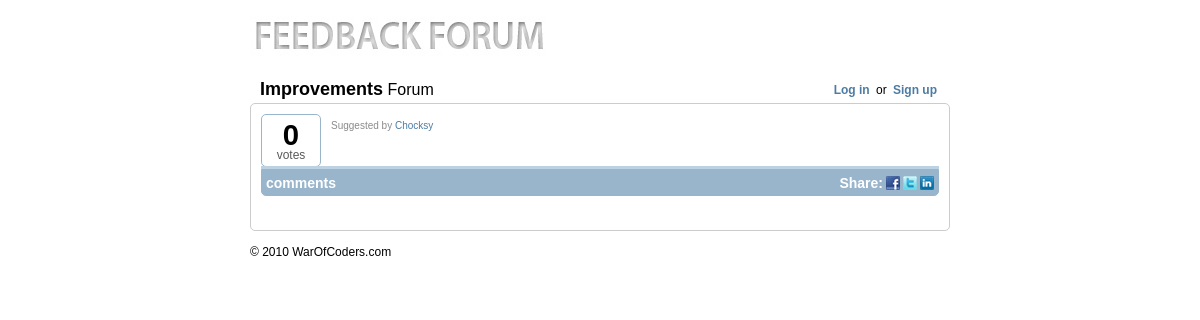
The page /idea/20-sda on the database as committed earlier.
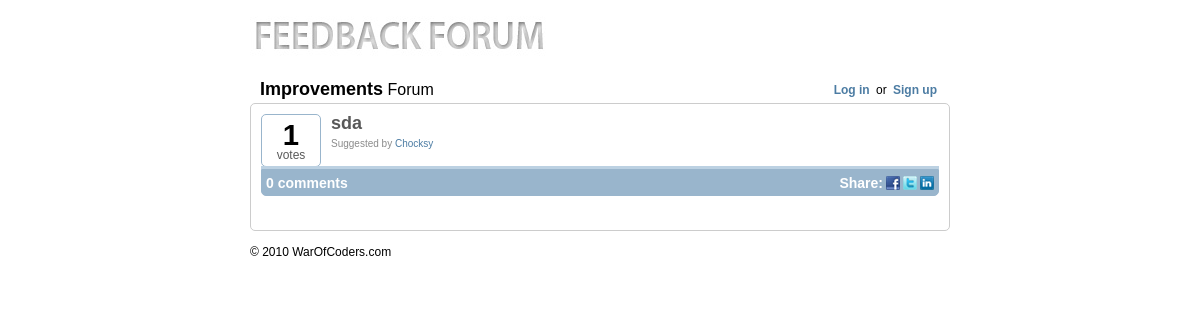
The same page on the database as committed later.
### tables this page shows
CREATE TABLE `feedback_ideas` (
  `id` bigint(20) unsigned NOT NULL AUTO_INCREMENT,
  `idea` varchar(255) NOT NULL,
  `description` longtext NOT NULL,
  `votes` int(11) unsigned NOT NULL DEFAULT '1',
  `comments` int(11) NOT NULL DEFAULT '0',
  `auth_id` bigint(20) unsigned NOT NULL,
  `sub_date` datetime NOT NULL,
  `status` int(1) NOT NULL DEFAULT '0',
  `admin_id` bigint(20) NOT NULL,
  `admin_comment` longtext NOT NULL,
  PRIMARY KEY (`id`),
  FULLTEXT KEY `description` (`idea`,`description`)
);

### includes/class.db.php (called while the page is built, shortened)
<?php
class Conn {
    public $conn;
    var $mysql_username = DB_USERNAME;
    var $mysql_password = DB_PASSWORD;
    var $mysql_host = DB_HOST;
    public function __construct() {
        $this->conn = mysql_connect($this->mysql_host, $this->mysql_username, $this->mysql_password);
    }
    public function db_query($query) {
        $results = mysql_query($query,$this->conn);
        return $results;
    }
}
?>

### includes/app_top.php (called while the page is built, shortened)
<?
include('configure.php');
include('class.db.php');
include('functions.php');
include('session.class.php');
$db=new Conn;
?>

### includes/session.class.php (called while the page is built, shortened)
<?php
class session
{
	static function check()
	{
		if (config::session_timeout == 0)
		{
			return (isset($_SESSION['ss_fprint'])
			&& $_SESSION['ss_fprint'] == self::_Fingerprint() && ($_SERVER['HTTP_REFFERER'] != '' ? (strpos($_SERVER['HTTP_REFERER'], $_SERVER['HTTP_HOST']) !== false ? true : false) : true));
		}
	}
}
?>

### includes/configure.php (called while the page is built, shortened)
<?php
class config {
    var $local_base='http://localhost/feedbacker/';
    var $online_base='http://ajaxmasters.com/development/hackme/feedback/';
    var $HTTP_SERVER_BASE='';
    var $DIR_IMG='images/';
    function __construct() {
        if ($_SERVER['SERVER_ADDR'] == '127.0.0.1') {
            $this->HTTP_SERVER_BASE=$this->local_base;
        } else {
            $this->HTTP_SERVER_BASE=$this->online_base;
            $this->HTTP_SERVER_BASE_JAVA=$this->online_base;
        }
        $this->DIR_IMG=$this->HTTP_SERVER_BASE.$this->DIR_IMG;
    }
}
$conf=new config;
?>

### idea.php (the view, shortened to what this page needs)
<?
$voted_ideas=array();
$id=$_GET['idea_id'];
$idea=mysql_fetch_array($db->db_query("SELECT * FROM feedback_ideas WHERE id='$id'"));
?>
<div class="idea_container">
    <div class="votes">
        <div id="nr_votes_<?=$idea['id']?>" class="nr_votes <?=($idea['status']==4 || checkVoted($idea['id'],$voted_ideas)) ? 'full' : ''?>">
            <?=dynamicFont(number_format($idea['votes'],0,'',','),32)?><br/>
            votes<br/>
        </div>
    </div>
    <div class="idea">
        <div class="title nomrg"><b><?=$idea['idea']?></b></div>
        <div class="auth_inf">
            Suggested by <a href="">Chocksy</a>
        </div>
    </div>
    <br clear="all"/>
    <div class="before_line"></div>
    <div class="idea_info">
        <div class="nr_comments fleft"><?=giveComments($idea['comments'])?></div>
        <div class="share">
            <ul>
                <li>
                    Share:
                </li>
                <li>
                    <a href=""><img src="<?=$conf->DIR_IMG?>facebook.png" alt="facebook"/></a>
                </li>
                <li>
                    <a href=""><img src="<?=$conf->DIR_IMG?>twitter.png" alt="twitter"/></a>
                </li>
                <li>
                    <a href=""><img src="<?=$conf->DIR_IMG?>linkedin.png" alt="linkedin"/></a>
                </li>
            </ul>
        </div>
        <br clear="all"/>
    </div>
    <br clear="all"/>
    <br/>
</div>
<br clear="all"/>

### includes/functions.php (shortened to what this page needs)
<?php
function dynamicFont($text,$max_font) {
    $txt_leng=strlen($text);
    if($txt_leng<9) {
        $html='<b style="font-size:'.($max_font-($txt_leng*2.7)).'px">'.$text.'</b>';
    }else {
        $html='<b style="font-size:9px">'.$text.'</b>';
    }
    return $html;
}
function giveComments($nr) {
    if($nr!=1) {
        $text=$nr.' comments';
    }else {
        $text=$nr.' comment';
    }
    return $text;
}
function array_search_r($needle, $haystack) {
    return 0;
}
function checkVoted($idea_id,$voted_ideas) {
    if(array_search_r($idea_id,$voted_ideas) || !Session::check())
        return true;
    else
        return false;
}
?>

Rows that differ between the two databases and show on the page:
added feedback_ideas: votes "1", idea "sda", comments "0 comments"
Other text that changed with them:
$text: "0" → (not shown)
giveComments($idea['comments']): "comments" → (not shown)
